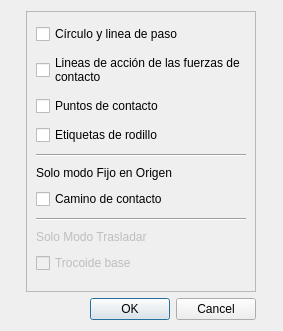
<?xml version="1.0" encoding="UTF-8"?>
<ui version="4.0">
 <class>Opciones_trocoidal_sim</class>
 <widget class="QDialog" name="Opciones_trocoidal_sim">
  <property name="windowModality">
   <enum>Qt::WindowModality::NonModal</enum>
  </property>
  <property name="geometry">
   <rect>
    <x>0</x>
    <y>0</y>
    <width>283</width>
    <height>331</height>
   </rect>
  </property>
  <property name="sizePolicy">
   <sizepolicy hsizetype="Preferred" vsizetype="Preferred">
    <horstretch>0</horstretch>
    <verstretch>0</verstretch>
   </sizepolicy>
  </property>
  <property name="windowTitle">
   <string>Mostrar/Ocultar</string>
  </property>
  <layout class="QGridLayout" name="gridLayout">
   <item row="1" column="1">
    <widget class="QDialogButtonBox" name="buttonBox">
     <property name="orientation">
      <enum>Qt::Orientation::Horizontal</enum>
     </property>
     <property name="standardButtons">
      <set>QDialogButtonBox::StandardButton::Cancel|QDialogButtonBox::StandardButton::Ok</set>
     </property>
    </widget>
   </item>
   <item row="0" column="1">
    <widget class="QScrollArea" name="scrollArea">
     <property name="sizePolicy">
      <sizepolicy hsizetype="Fixed" vsizetype="Expanding">
       <horstretch>0</horstretch>
       <verstretch>0</verstretch>
      </sizepolicy>
     </property>
     <property name="horizontalScrollBarPolicy">
      <enum>Qt::ScrollBarPolicy::ScrollBarAlwaysOff</enum>
     </property>
     <property name="widgetResizable">
      <bool>true</bool>
     </property>
     <widget class="QWidget" name="scrollAreaWidgetContents">
      <property name="geometry">
       <rect>
        <x>0</x>
        <y>0</y>
        <width>228</width>
        <height>277</height>
       </rect>
      </property>
      <layout class="QGridLayout" name="gridLayout_7">
       <item row="11" column="0">
        <widget class="Line" name="line_2">
         <property name="orientation">
          <enum>Qt::Orientation::Horizontal</enum>
         </property>
        </widget>
       </item>
       <item row="8" column="0">
        <widget class="Line" name="line">
         <property name="orientation">
          <enum>Qt::Orientation::Horizontal</enum>
         </property>
        </widget>
       </item>
       <item row="1" column="0">
        <widget class="QCheckBox" name="checkBox_circulos_de_paso">
         <property name="text">
          <string>Círculo y linea de paso</string>
         </property>
        </widget>
       </item>
       <item row="9" column="0">
        <widget class="QLabel" name="label">
         <property name="sizePolicy">
          <sizepolicy hsizetype="Preferred" vsizetype="Maximum">
           <horstretch>0</horstretch>
           <verstretch>0</verstretch>
          </sizepolicy>
         </property>
         <property name="text">
          <string>Solo modo Fijo en Origen</string>
         </property>
        </widget>
       </item>
       <item row="13" column="0">
        <widget class="QCheckBox" name="checkBox_trocoide_base">
         <property name="enabled">
          <bool>false</bool>
         </property>
         <property name="text">
          <string>Trocoide base</string>
         </property>
        </widget>
       </item>
       <item row="10" column="0">
        <widget class="QCheckBox" name="checkBox_camino_de_contacto">
         <property name="enabled">
          <bool>true</bool>
         </property>
         <property name="text">
          <string>Camino de contacto</string>
         </property>
        </widget>
       </item>
       <item row="3" column="0">
        <widget class="QCheckBox" name="checkBox_puntos_de_contacto">
         <property name="enabled">
          <bool>true</bool>
         </property>
         <property name="text">
          <string>Puntos de contacto</string>
         </property>
        </widget>
       </item>
       <item row="4" column="0">
        <widget class="QCheckBox" name="checkBox_etiquetas_de_rodillo">
         <property name="enabled">
          <bool>true</bool>
         </property>
         <property name="text">
          <string>Etiquetas de rodillo</string>
         </property>
        </widget>
       </item>
       <item row="12" column="0">
        <widget class="QLabel" name="label_2">
         <property name="enabled">
          <bool>false</bool>
         </property>
         <property name="sizePolicy">
          <sizepolicy hsizetype="Preferred" vsizetype="Maximum">
           <horstretch>0</horstretch>
           <verstretch>0</verstretch>
          </sizepolicy>
         </property>
         <property name="text">
          <string>Solo Modo Trasladar</string>
         </property>
        </widget>
       </item>
       <item row="2" column="0">
        <widget class="QCheckBox" name="checkBox_lineas_de_accion">
         <property name="enabled">
          <bool>true</bool>
         </property>
         <property name="sizePolicy">
          <sizepolicy hsizetype="Minimum" vsizetype="Maximum">
           <horstretch>0</horstretch>
           <verstretch>0</verstretch>
          </sizepolicy>
         </property>
         <property name="text">
          <string>Lineas de acción de las fuerzas de 
contacto</string>
         </property>
         <property name="tristate">
          <bool>false</bool>
         </property>
        </widget>
       </item>
      </layout>
     </widget>
    </widget>
   </item>
   <item row="0" column="2">
    <spacer name="horizontalSpacer">
     <property name="orientation">
      <enum>Qt::Orientation::Horizontal</enum>
     </property>
     <property name="sizeHint" stdset="0">
      <size>
       <width>40</width>
       <height>20</height>
      </size>
     </property>
    </spacer>
   </item>
   <item row="0" column="0">
    <spacer name="horizontalSpacer_2">
     <property name="orientation">
      <enum>Qt::Orientation::Horizontal</enum>
     </property>
     <property name="sizeHint" stdset="0">
      <size>
       <width>40</width>
       <height>20</height>
      </size>
     </property>
    </spacer>
   </item>
  </layout>
 </widget>
 <resources/>
 <connections>
  <connection>
   <sender>buttonBox</sender>
   <signal>accepted()</signal>
   <receiver>Opciones_trocoidal_sim</receiver>
   <slot>accept()</slot>
   <hints>
    <hint type="sourcelabel">
     <x>227</x>
     <y>229</y>
    </hint>
    <hint type="destinationlabel">
     <x>157</x>
     <y>249</y>
    </hint>
   </hints>
  </connection>
  <connection>
   <sender>buttonBox</sender>
   <signal>rejected()</signal>
   <receiver>Opciones_trocoidal_sim</receiver>
   <slot>reject()</slot>
   <hints>
    <hint type="sourcelabel">
     <x>261</x>
     <y>235</y>
    </hint>
    <hint type="destinationlabel">
     <x>270</x>
     <y>249</y>
    </hint>
   </hints>
  </connection>
 </connections>
</ui>
